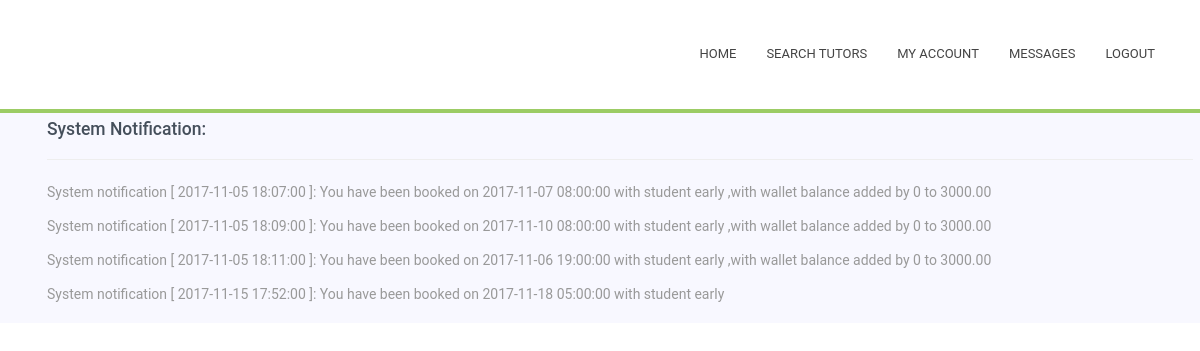
The app's page /Tutorial/3/message/ (signed in), older data.
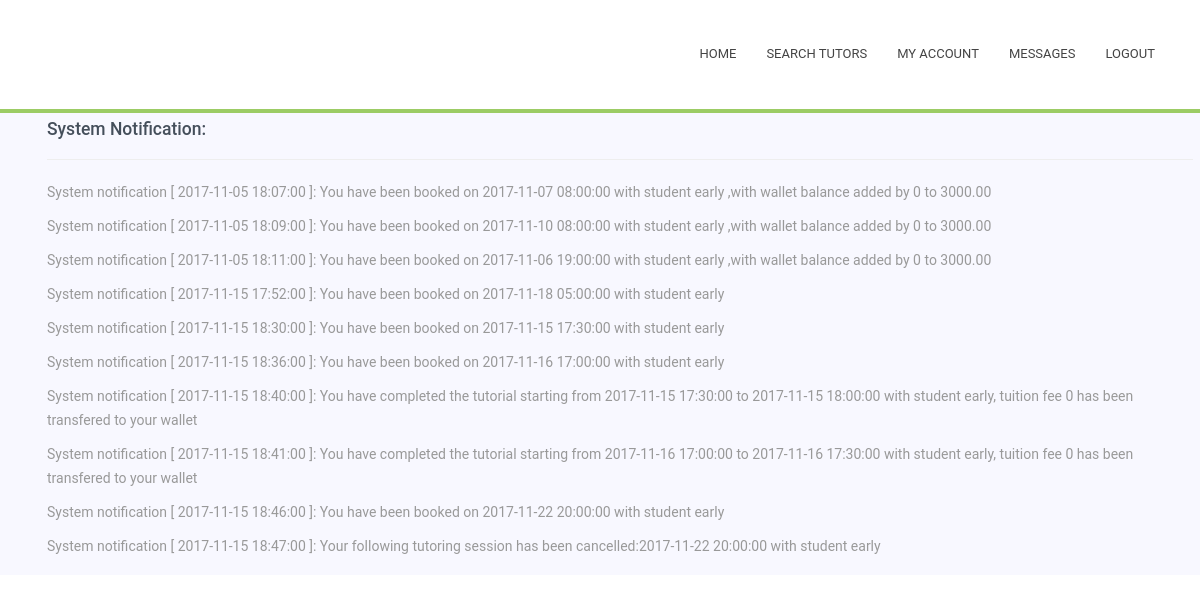
The same page, newer data.
### Tutorial/models.py (models this page shows, shortened)
class Notification(models.Model):
    content = models.CharField(max_length=500)
    myuser = models.ForeignKey(MyUser, on_delete=models.CASCADE,null=True)

### Tutorial/views.py (the view)
# urls.py: url(r'^(?P<myuser_id>[0-9]+)/message/$', views.message, name='message'),
def message(request, myuser_id):
    if not request.user.is_authenticated(): #visitor or client
        return render(request, 'home.html')
    if not MyUser.objects.filter(user=request.user):
        HttpResponseRedirect('/Tutorial/admin/')
    myuser = MyUser.objects.get(user=request.user) #myuser = get_object_or_404(MyUser, pk=myuser_id)
    messages = Notification.objects.filter(myuser=myuser)
    return render(request, 'message/message.html', {'user': myuser, 'messages': messages})

### Tutorial/templates/message/message.html (shortened to what this page needs)
{% extends "myaccount/myaccount.html" %}
{% block content%}
		<div id="Message" style="background-color : #F8F8FF; padding : 7px; height : 60%;">
			<ul style="  color : #454f5b; text-decoration: none;">
				<h3>System Notification: {{user.name}}</h3>
				<hr>
                {%for msg in messages%}
					<p>{{msg.content}}</p>
				{%endfor%}
			</ul>
		</div>
{% endblock %}

Row changes from the older to the newer data that the page shows:
added Notification: content "System notification [ 2017-11-15 18:30:00 ]: You have been booked on 2017-11-15 17:30:00 with student early"
added Notification: content "System notification [ 2017-11-15 18:36:00 ]: You have been booked on 2017-11-16 17:00:00 with student early"
added Notification: content "System notification [ 2017-11-15 18:40:00 ]: You have completed the tutorial starting from 2017-11-15 17:30:00 to 2017-11-15 18:00:00 with student early, tuition fee 0 has been transfered to your wallet"
added Notification: content "System notification [ 2017-11-15 18:41:00 ]: You have completed the tutorial starting from 2017-11-16 17:00:00 to 2017-11-16 17:30:00 with student early, tuition fee 0 has been transfered to your wallet"
added Notification: content "System notification [ 2017-11-15 18:46:00 ]: You have been booked on 2017-11-22 20:00:00 with student early"
added Notification: content "System notification [ 2017-11-15 18:47:00 ]: Your following tutoring session has been cancelled:2017-11-22 20:00:00 with student early"
